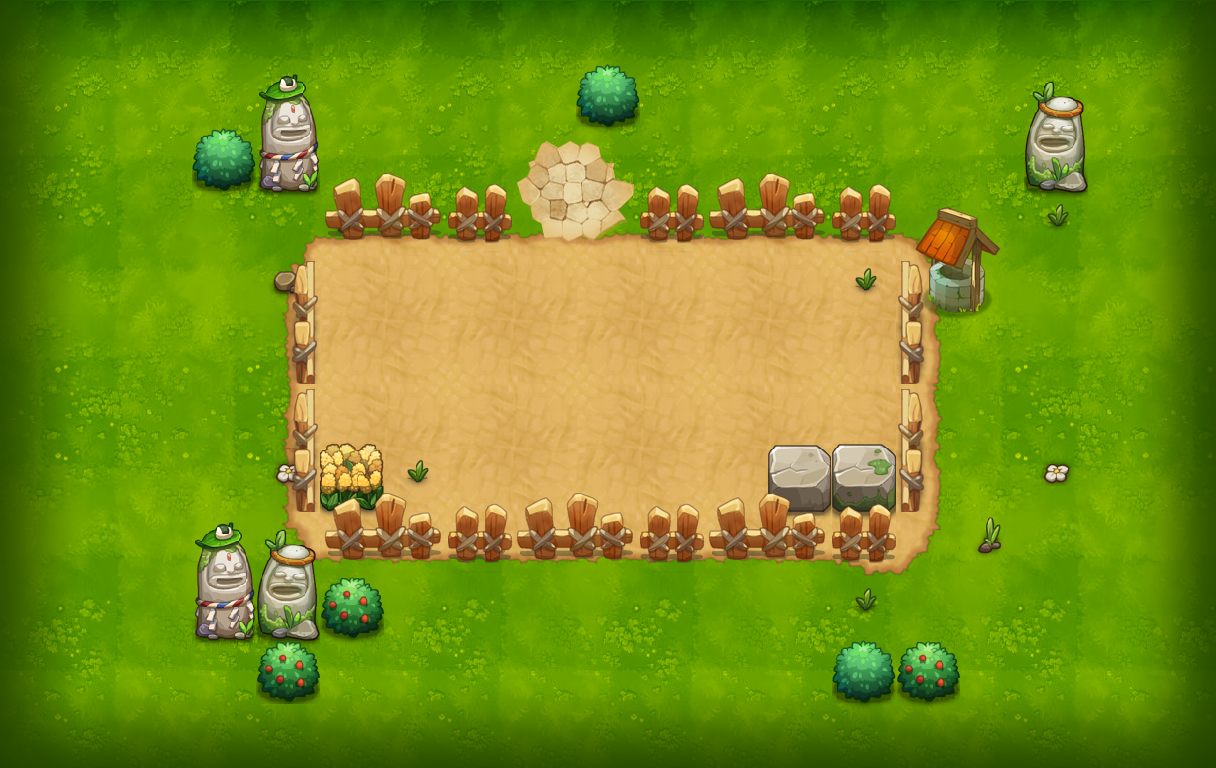

Rendered tile map (Tiled .tmx) drawn with the repository's tilesets; below, a short description and the map source with its tile grids summarised:
An orthogonal 19x12 tile map with 64x64 px tiles, 8 tile layers (PASS, 块层 1, 块层 8, 块层 5, ...) and 11 objects (9x TRAP, PLAYER, PLAYER_AI).

<map version="1.0" orientation="orthogonal" width="19" height="12" tilewidth="64" tileheight="64">
 <properties>
  <property name="DESTRY1" value="149" />
  <property name="DESTRY2" value="224" />
  <property name="DESTRY3" value="144" />
  <property name="DESTRY4" value="177" />
  <property name="DESTRY5" value="141" />
  <property name="DESTRY6" value="170" />
  <property name="DESTRY7" value="173" />
  <property name="DESTRY_COUNT" value="7" />
  <property name="EXP" value="35" />
  <property name="ITEM" value="D001" />
  <property name="LOSE_SCRIPT" value="" />
  <property name="MONEY" value="53" />
  <property name="START_SCRIPT" value="lv1" />
  <property name="WIN_SCRIPT" value="" />
 </properties>
 <tileset firstgid="1" name="xzdxc" tilewidth="64" tileheight="64">
  <image source="xzdxc-hd.png" width="1000" height="2048" />
 </tileset>
 <layer name="PASS" width="19" height="12">
  <data>[228 cells, 196 non-empty, 37 distinct tile ids]</data>
 </layer>
 <layer name="块层 1" width="19" height="12">
  <data>[228 cells, 142 non-empty, 27 distinct tile ids]</data>
 </layer>
 <layer name="块层 8" width="19" height="12">
  <data>[228 cells, 9 non-empty, 4 distinct tile ids]</data>
 </layer>
 <layer name="块层 5" width="19" height="12">
  <data>[228 cells, 30 non-empty, 17 distinct tile ids]</data>
 </layer>
 <layer name="块层 3" width="19" height="12">
  <data>[228 cells, 35 non-empty, 12 distinct tile ids]</data>
 </layer>
 <layer name="块层 6" width="19" height="12">
  <data>[228 cells, 48 non-empty, 9 distinct tile ids]</data>
 </layer>
 <layer name="SHELTER 5" width="19" height="12">
  <data>[228 cells, 9 non-empty, 3 distinct tile ids]</data>
 </layer>
 <layer name="SHELTER6" width="19" height="12">
  <data>[228 cells, 3 non-empty, 3 distinct tile ids]</data>
 </layer>
 <objectgroup name="Object Layer 1" width="38" height="24">
  <object name="PLAYER" type="PLAYER" x="448" y="320" width="64" height="64" />
  <object name="tqm" type="PLAYER_AI" x="768" y="256" width="64" height="64">
   <properties>
    <property name="quality" value="tqm1.quality" />
   </properties>
  </object>
  <object name="arrow_up" type="TRAP" x="448" y="256" width="64" height="64">
   <properties>
    <property name="trap_ani" value="guider_arrow_up.actor" />
    <property name="trap_floor" value="true" />
    <property name="trap_visit" value="true" />
   </properties>
  </object>
  <object name="arrow_left" type="TRAP" x="384" y="256" width="64" height="64">
   <properties>
    <property name="trap_ani" value="guider_arrow_left.actor" />
    <property name="trap_floor" value="true" />
    <property name="trap_visit" value="false" />
   </properties>
  </object>
  <object name="arrow_down" type="TRAP" x="384" y="320" width="64" height="64">
   <properties>
    <property name="trap_ani" value="guider_arrow_down.actor" />
    <property name="trap_floor" value="true" />
    <property name="trap_visit" value="false" />
   </properties>
  </object>
  <object name="arrow_right" type="TRAP" x="448" y="320" width="64" height="64">
   <properties>
    <property name="trap_ani" value="guider_arrow_right.actor" />
    <property name="trap_floor" value="true" />
    <property name="trap_visit" value="false" />
   </properties>
  </object>
  <object name="arrow_target" type="TRAP" x="768" y="128" width="64" height="64">
   <properties>
    <property name="trap_ani" value="guider_arrow_target.actor" />
    <property name="trap_floor" value="true" />
    <property name="trap_visit" value="false" />
   </properties>
  </object>
  <object name="line1" type="TRAP" x="576" y="320" width="64" height="64">
   <properties>
    <property name="trap_ani" value="guider_white_line.actor" />
    <property name="trap_floor" value="true" />
    <property name="trap_visit" value="false" />
   </properties>
  </object>
  <object name="line2" type="TRAP" x="640" y="320" width="64" height="64">
   <properties>
    <property name="trap_ani" value="guider_white_line.actor" />
    <property name="trap_floor" value="true" />
    <property name="trap_visit" value="false" />
   </properties>
  </object>
  <object name="line3" type="TRAP" x="704" y="320" width="64" height="64">
   <properties>
    <property name="trap_ani" value="guider_white_line.actor" />
    <property name="trap_floor" value="true" />
    <property name="trap_visit" value="false" />
   </properties>
  </object>
  <object name="line_end" type="TRAP" x="768" y="320" width="64" height="64">
   <properties>
    <property name="trap_ani" value="guider_white_arrow.actor" />
    <property name="trap_floor" value="true" />
    <property name="trap_visit" value="false" />
   </properties>
  </object>
 </objectgroup>
</map>
